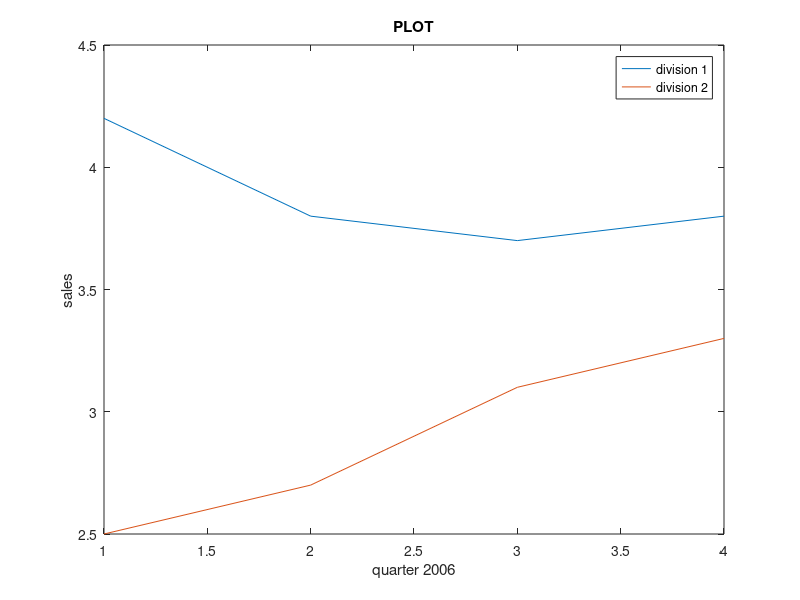

Write the MATLAB code that produced this figure.
%201334
clc
clear
close all
x = 1:4;
div1 = [4.2 3.8 3.7 3.8];
div2 = [2.5 2.7 3.1 3.3];

figure;
% subplot(2,1,1);
plot(x,div1);
hold on;
% subplot(2,1,1);
plot(x,div2);
legend('division 1','division 2')
hold off;
title("PLOT");
xlabel('quarter 2006');
ylabel('sales');
